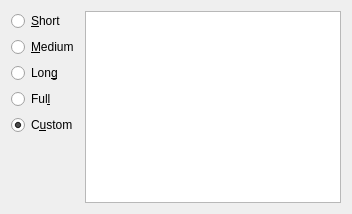
         <widget class="QWidget" name="layoutWidget">
          <layout class="QHBoxLayout" name="_3">
           <item>
            <layout class="QVBoxLayout" name="_4">
             <item>
              <widget class="QRadioButton" name="shortFormatRB">
               <property name="text">
                <string>&amp;Short</string>
               </property>
               <property name="checked">
                <bool>false</bool>
               </property>
              </widget>
             </item>
             <item>
              <widget class="QRadioButton" name="mediumFormatRB">
               <property name="text">
                <string>&amp;Medium</string>
               </property>
              </widget>
             </item>
             <item>
              <widget class="QRadioButton" name="longFormatRB">
               <property name="text">
                <string>Lon&amp;g</string>
               </property>
              </widget>
             </item>
             <item>
              <widget class="QRadioButton" name="fullFormatRB">
               <property name="text">
                <string>Ful&amp;l</string>
               </property>
              </widget>
             </item>
             <item>
              <widget class="QRadioButton" name="customFormatRB">
               <property name="text">
                <string>C&amp;ustom</string>
               </property>
               <property name="checked">
                <bool>true</bool>
               </property>
              </widget>
             </item>
             <item>
              <spacer name="verticalSpacer_2">
               <property name="orientation">
                <enum>Qt::Vertical</enum>
               </property>
               <property name="sizeHint" stdset="0">
                <size>
                 <width>20</width>
                 <height>40</height>
                </size>
               </property>
              </spacer>
             </item>
            </layout>
           </item>
           <item>
            <widget class="QPlainTextEdit" name="customFormatPTE"/>
           </item>
          </layout>
         </widget>
